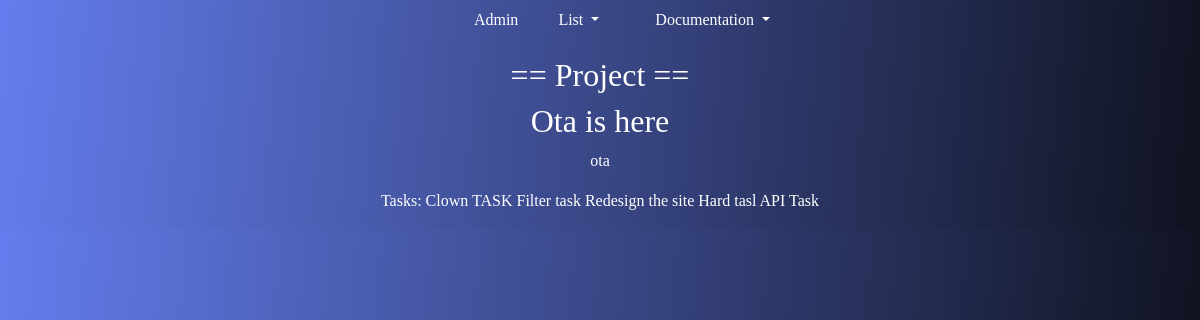
Page /clients/projectProfile/15 on the committed database.
### managementapp/models.py (models this page shows, shortened)
class Project(models.Model):
    title = models.CharField(max_length=300)
    priority = models.IntegerField(null=True ,blank=True)
    deadline = models.DateField(null=True, blank=True)
    daysLeft = models.IntegerField(null=True, blank=True)
    status = models.CharField(max_length=50, default='Unset')
    responsible_client = models.ForeignKey(
        Client, default="UNASSIGNED",
        on_delete=CASCADE,
        blank=True, null=True
    )
    tasks = models.ManyToManyField(
        Task, default="UNASSIGNED",
        blank=True,
    )

class Client(models.Model):
    name = models.CharField(max_length=300)
    email = models.CharField(max_length=300)
    phoneNumber = models.IntegerField()
    address = models.CharField(max_length=300)
    def __str__(self):
        return "%s" % (self.name)

class Task(models.Model):
    title = models.CharField(max_length=300)
    priority = models.IntegerField(null=True ,blank=True)
    deadline = models.DateField(null=True, blank=True)
    daysLeft = models.IntegerField(null=True, blank=True)
    status = models.CharField(max_length=50, default='Unset')
    responsible_client = models.ForeignKey(
        Client,
        on_delete=CASCADE,
        blank=True, null=True
    )
    subTasks = models.ManyToManyField(
        SubTask,
        blank=True,
    )

### managementapp/views/project/projectViews.py (the view)
# urls.py: path('projectProfile/<int:id>', views.projectProfile, name='projectProfile'),
def projectProfile(request, id):
    project = get_object_or_404(Project, id=id)
    return render(request, 'clients/profile/project.html', {
        'project': project
        })

### managementapp/templates/clients/profile/project.html
{% extends "layout/base.html" %} {% block content %}
<div class="project-profile">
    <h2>== Project ==</h2>
    <div>
        <h2>{{ project.title }}</h2>
        <p><a href="{% url 'clients:clientProfile' id=project.responsible_client.id %}"> {{ project.responsible_client }}</a> </p>
        <p> Tasks:
            {% for task in project.tasks.all %}
            <a href="{% url 'clients:taskProfile' id=task.id %}"> {{ task.title }}</a>
            {% endfor %}
        </p>
    </div>
</div>
{% endblock %}

### assets/css/style.css (style rules this page uses)
.app-body { background: linear-gradient(95deg, #647dee, #0f121f); font-family: ubuntu; text-align: center; }
a, a:hover, a:visited { color: #fff !important; text-decoration: none !important; }
h1, h2, h3, h4, h5 { font-family: monospace; text-align: center; color: white !important; }
p { color: white; }

### rows in the picture
Project: title "Ota is here", responsible_client "ota"
Task: title "Clown TASK"
Task: title "Filter task"
Task: title "Redesign the site"
Task: title "Hard tasl"
Task: title "API Task"
